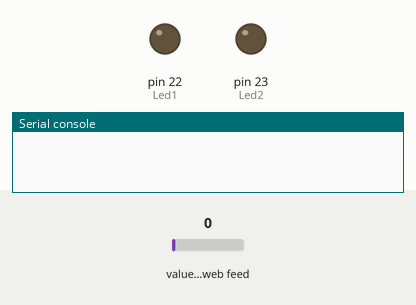
Recording of a program running on a simulated MicroPython board. Shown: output pins drawn as LEDs (lit = HIGH), the last lines printed to the serial console. The inputs (shaded band) are chosen by the test bench; at power-on: value of the web feed 0. WiFi joins after 1.5 s; requests to the public web service named in the program get a made-up reply in its usual format after 0.4 s (London, UTC, broken clouds, 64 % humidity, 1013 hPa unless stated).

Above: at 0.1 s.
At 2.1 s:
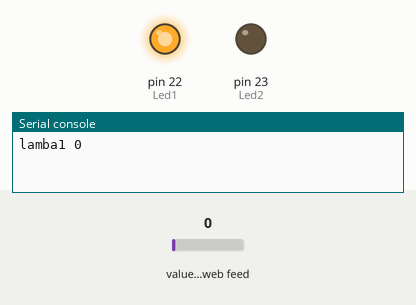
Timing chart, 0 to 3.8 s (numbered marks = the images above):
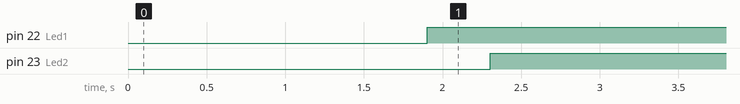

Measured:
- by itself, pin 22 (Led1): LOW → HIGH at 1.9 s
- by itself, pin 23 (Led2): LOW → HIGH at 2.3 s

The program:

ders08.py
```python
"""
1. https://io.adafruit.com
adresine giderek uye olun
2. yeni bir "dashboard" tanimlayin
3. yeni bir "feed" yanimlayin
	bunun icin "create new block" sekmesini kullanin
	bu ornekte lamba1 ve lamba2 isminde 2 adet feed tanimliyoruz
4. dashboard ekranindan "My Key" menusunu kullanarak USERNAME ve IO_KEY bilgilerinizi alin ve not edin.

5. api baglanti linkinin nasil olacagini gorun.
bunun icin tanimladiginiz feed uzerine tiklayarak detaylar bolumune gecin
ardindan "Feed Info" seceneginden
	Name, Key ve link bilgilerini ogrenin

or:
Name: Lamba1
Key : lamba1
API	: https://io.adafruit.com/api/v2/Cezeri/feeds/lamba1


"""
#kutuphaneler
import network
import urequests as requests
import ujson

from machine import Pin
Led1=Pin(22, Pin.OUT)
Led2=Pin(23, Pin.OUT)

#degiskenler
#aio_key=ADAFRUIT_IO_USERNAME
#aio_username= ADAFRUIT_IO_KEY
# kendi bilgilerinizi kullanin
# ornekteki bilgiler sizi baska kullaniciya baglar


aio_key = "" #kendi adafruit key inizi yazın
aio_username= "" #kendi adafruit kullanici adinizi yazin

headers = {'X-AIO-Key': aio_key, 'Content-Type': 'application/json'}

#wifi aginiza baglanin
wifi_name='wifi ag adi'
wifi_pwd='wifi sifresi'

wifi=network.WLAN(network.STA_IF)
wifi.active(True)
wifi.connect(wifi_name, wifi_pwd)
while not wifi.isconnected():
    pass

# veri okumak icin URL bilgisini olusturun
# bundan faydalanin
# API	https://io.adafruit.com/api/v2/Cezeri/feeds/lamba1
def LambaDegeriGetir(feedname):
    url = "https://io.adafruit.com/api/v2/" + aio_username +  "/feeds/" + feedname + "/data/last"
    response = requests.get(url,headers=headers)
    parsed = ujson.loads(response.text)
    value= parsed['value']

    print (feedname, value)
    if value=="OFF":
        return False
    else:
        return True


while (True):
    Led1.value (LambaDegeriGetir('lamba1'))
    Led2.value (LambaDegeriGetir('lamba2'))
```
